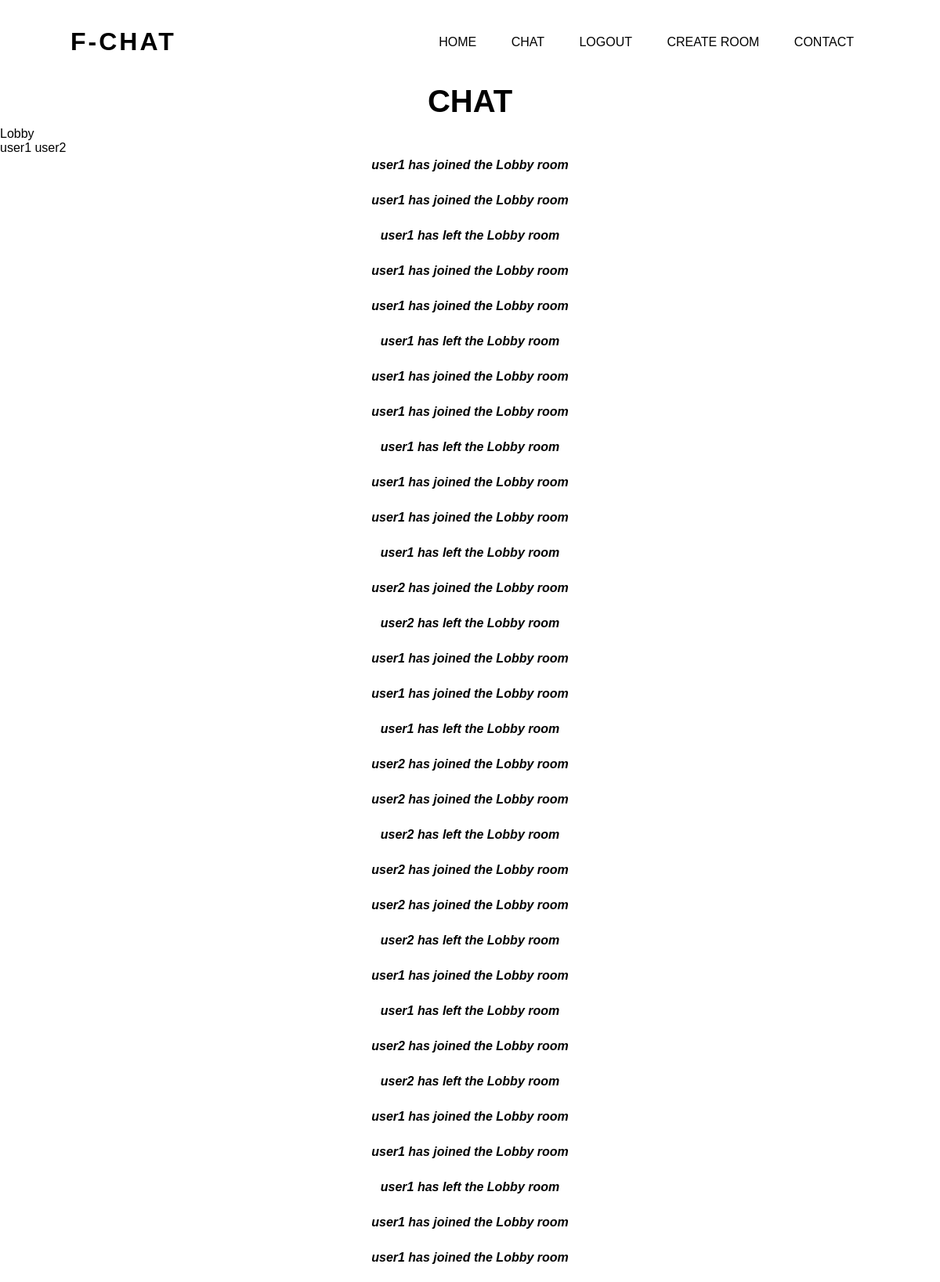
The page /chat (signed in, upper part) on the database its author committed.
### app/models.py (models this page shows)
class Room(db.Model):
    __tablename__ = "room"
    id = db.Column(db.Integer, primary_key=True)
    room_name = db.Column(db.String(100))
    owner = db.Column(db.String(80), db.ForeignKey('user.username'))
    messages = db.relationship('Message')

class User(db.Model, UserMixin):
    __tablename__ = "user"
    id = db.Column(db.Integer, primary_key=True)
    username = db.Column(db.String(80))
    email = db.Column(db.String(100))
    password = db.Column(db.String(200))
    authored_messages = db.relationship('Message')
    owned_rooms = db.relationship('Room')
    rooms = db.relationship('Room', secondary=room_members, backref=db.backref('members', lazy='dynamic'))

class Message(db.Model):
    __tablename__ = "message"
    id = db.Column(db.Integer, primary_key=True)
    room_id = db.Column(db.Integer, db.ForeignKey('room.id'))
    author = db.Column(db.String(80), db.ForeignKey('user.username'))
    content = db.Column(db.String(500))
    receivers = db.relationship('User', secondary=message_receivers, backref=db.backref('messages', lazy='dynamic'))
    is_system_message = db.Column(db.Boolean, default=False)

### app/views.py (the view)
@views.route("/chat", methods=["GET", "POST"])
def chat():
    lobby_room = Room.query.filter_by(room_name="Lobby").first()
    if not lobby_room:
        lobby_room = Room(room_name="Lobby")
        db.session.add(lobby_room)
        for user in User.query.all():
            lobby_room.members.append(user)
        db.session.commit()
    if current_user not in lobby_room.members:
        lobby_room.members.append(current_user)
        db.session.commit()
    return render_template("chat.html", user=current_user, rooms=current_user.rooms, current_room=Room.query.filter_by(room_name=session["current_room"]).first())

### app/__init__.py (called while the page is built)
def create_app():
    app.config["SECRET_KEY"] = "secret!"
    app.config["SESSION_TYPE"] = "filesystem"
    app.config["SQLALCHEMY_DATABASE_URI"] = f"sqlite:///{DB_NAME}"
    login_manager = LoginManager()
    login_manager.init_app(app)
    Session(app)
    @login_manager.user_loader
    def load_user(id):
        return User.query.get(int(id))
    db.init_app(app)
    from .application import socketio
    from .views import views
    from .auth import auth
    app.register_blueprint(views, url_prefix="/")
    app.register_blueprint(auth, url_prefix="/")
    create_database(app)
    return socketio, app

### app/templates/chat.html (shortened to what this page needs)
{% extends "base.html" %} {% block title %} Chat {% endblock %}
{% from 'field-macro.html' import displayField %}
{% block content %}
<h1 class="chat-heading">Chat</h1>
<head>
</head>
<div class="container">
        <div style="color: black;" id="current_room">{{current_room.room_name}}</div>
        <div style="color: black;" id="display-room-user">
            {% for user in current_room.members%}
                {{user.username}}
            {% endfor %}
        </div>
        <div style="color: black;" id="display-message-section">
            {% for message in current_room.messages %}
                {% if message in user.messages %}
                    {% if message.is_system_message %}
                        <p><i><b>{{ message.content }}</b></i></p>
                    {% else %}
                        {% if message.author == user.username %}
                            <p style="color: red;">{{ message.author }}: {{ message.content }}</p>
                        {% else %}
                            <p>{{ message.author }}: {{ message.content }}</p>
                        {% endif %}
                    {% endif %}
                {% endif %}
            {% endfor %}
        </div>
</div>
{% endblock %}

### app/templates/base.html (shortened to what this page needs)
<!DOCTYPE html>
<html lang="en">
    <head>
        <link rel="stylesheet" href="../static/css/style.css">
        <link rel="stylesheet" href="../static/css/all.min.css">
    </head>
    <body>
        <div class="hero">
            <div class="navbar">
                <h1 class="logo">F-CHAT</h1>
                <ul id="nav-links">
                    <li><a href="/">Home</a></li>
                    {% if user.is_authenticated%}
                          <li><a href="/chat">Chat</a></li>
                          <li><a href="/logout">Logout</a></li>
                          <li><a href="/create-room">Create room</a></li>
                    {% else %}
                        <li><a href="/login">Login</a></li>
                        <li><a href="/sign-up">Sign up</a></li>
                    {% endif %}
                    <li><a href="#">Contact</a></li>
                </ul>
            </div>
            <div class="content">
                {% block content %} {% endblock %}
            </div>
        </div>
    </body>
</html>

### app/static/css/style.css (style rules this page uses)
* { margin: 0; padding: 0; font-family: sans-serif; }
.hero { width: 100%; height: 100vh; }
.navbar { width: 85%; margin: auto; padding: 35px 0; display: flex; align-items: center; justify-content: space-between; }
.navbar ul li { list-style: none; display: inline-block; margin: 0 20px; position: relative; }
.navbar ul li a { text-decoration: none; color: black; text-transform: uppercase; }
.navbar ul li::after { content: ''; height: 3px; width: 0; background: rgba(255, 200, 100); position: absolute; left: 0; bottom: -10px; transition: 0.5s; }
.logo { color: black; letter-spacing: 3px; cursor: pointer; }
.content h1 { font-size: 40px; text-align: center; text-transform: uppercase; padding-bottom: 10px; }
.content p { margin-bottom: 20px; font-weight: 100; line-height: 25px; text-align: center; }

### rows shown on the page
Room: room_name "Lobby"
User: username "user1"
User: username "user2"
Message: content "user1 has joined the Lobby room"
Message: content "user1 has joined the Lobby room"
Message: content "user1 has left the Lobby room"
Message: content "user1 has joined the Lobby room"
Message: content "user1 has joined the Lobby room"
Message: content "user1 has left the Lobby room"
Message: content "user1 has joined the Lobby room"
Message: content "user1 has joined the Lobby room"
Message: content "user1 has left the Lobby room"
Message: content "user1 has joined the Lobby room"
Message: content "user1 has joined the Lobby room"
Message: content "user1 has left the Lobby room"
Message: content "user2 has joined the Lobby room"
Message: content "user2 has left the Lobby room"
Message: content "user1 has joined the Lobby room"
Message: content "user1 has joined the Lobby room"
Message: content "user1 has left the Lobby room"
Message: content "user2 has joined the Lobby room"
Message: content "user2 has joined the Lobby room"
Message: content "user2 has left the Lobby room"
Message: content "user2 has joined the Lobby room"
Message: content "user2 has joined the Lobby room"
Message: content "user2 has left the Lobby room"
Message: content "user1 has joined the Lobby room"
Message: content "user1 has left the Lobby room"
Message: content "user2 has joined the Lobby room"
Message: content "user2 has left the Lobby room"
Message: content "user1 has joined the Lobby room"
Message: content "user1 has joined the Lobby room"
Message: content "user1 has left the Lobby room"
Message: content "user1 has joined the Lobby room"
Message: content "user1 has joined the Lobby room"
